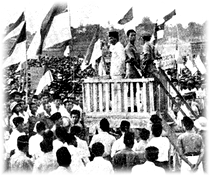
#> input picture IndonesiaRayaR56/scratch/test_feather_ikada.png, 210 x 176 px
$ python -i generate_news_banners.py   (imports and definitions only)
#> lines starting #> are read from the running program, lines starting #| are printed output that depends on the picture
import os
from PIL import Image, ImageOps, ImageEnhance

target_w, target_h = 397, 153

def create_banner(src_path, dst_path, y_focus=0.5):
#> called with src_path = 'test_feather_ikada.png', dst_path = 'out.png', y_focus = 0.5
    im = Image.open(src_path).convert('RGB')
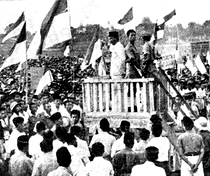
#> im: PIL image 210x176 RGB; min 0, max 255, mean 152.4
    w, h = im.size
#> w = 210; h = 176
    scale = max(target_w / w, target_h / h)
#> scale = 1.89
    nw, nh = int(w * scale), int(h * scale)
#> nw = 397; nh = 332
    im_resized = im.resize((nw, nh), Image.Resampling.LANCZOS)
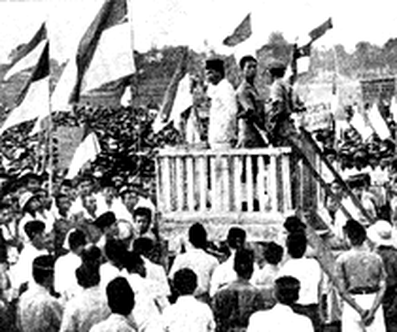
#> im_resized: PIL image 397x332 RGB; min 0, max 255, mean 152.3

    top = int((nh - target_h) * y_focus)
#> top = 89
    left = int((nw - target_w) / 2)
#> left = 0
    top = max(0, min(top, nh - target_h))
    left = max(0, min(left, nw - target_w))

    cropped = im_resized.crop((left, top, left + target_w, top + target_h))
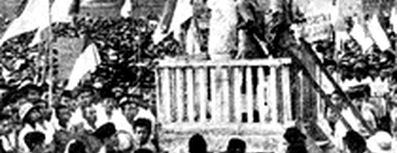
#> cropped: PIL image 397x153 RGB; min 0, max 255, mean 134.6
    gray = ImageOps.grayscale(cropped)
    contrast = ImageEnhance.Contrast(gray).enhance(1.15)
    sharp = ImageEnhance.Sharpness(contrast).enhance(1.2)
    final_img = sharp.convert('RGB')
    final_img.save(dst_path)
    print(f'Created {dst_path} ({target_w}x{target_h}) from {src_path}')

banners = [
    ('gfx/event_pictures/DEI_event_ikada.dds', 'gfx/event_pictures/DEI_news_event_strike.dds', 0.2),
    ('gfx/event_pictures/DEI_event_ambarawa.dds', 'gfx/event_pictures/DEI_news_event_mutiny.dds', 0.4),
    ('gfx/event_pictures/DEI_event_volksraad.dds', 'gfx/event_pictures/DEI_news_event_crisis.dds', 0.5),
    ('gfx/event_pictures/DEI_event_linggarjati.dds', 'gfx/event_pictures/DEI_news_event_underground.dds', 0.3),
    ('gfx/event_pictures/DEI_event_proklamasi.dds', 'gfx/event_pictures/DEI_news_event_threshold.dds', 0.3)
]

# [4 lines not run here, left out]

>>> result = create_banner('test_feather_ikada.png', 'out.png')

$ run again, on IndonesiaRayaR56/scratch/pax.png
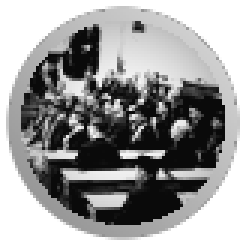
#> input picture IndonesiaRayaR56/scratch/pax.png, 82 x 82 px (shown 3 times larger)
#> in create_banner, `im_resized = im.resize((nw, nh), Image.Resampling.LANCZOS)`:
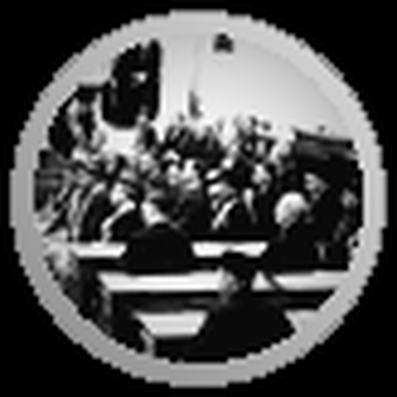
#> im_resized: PIL image 397x397 RGB; min 0, max 255, mean 79.4
#> in create_banner, `cropped = im_resized.crop((left, top, left + target_w, top + target_h))`:
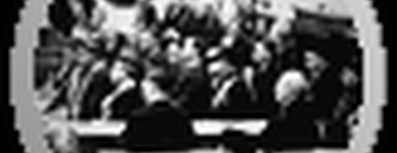
#> cropped: PIL image 397x153 RGB; min 0, max 255, mean 81.8
